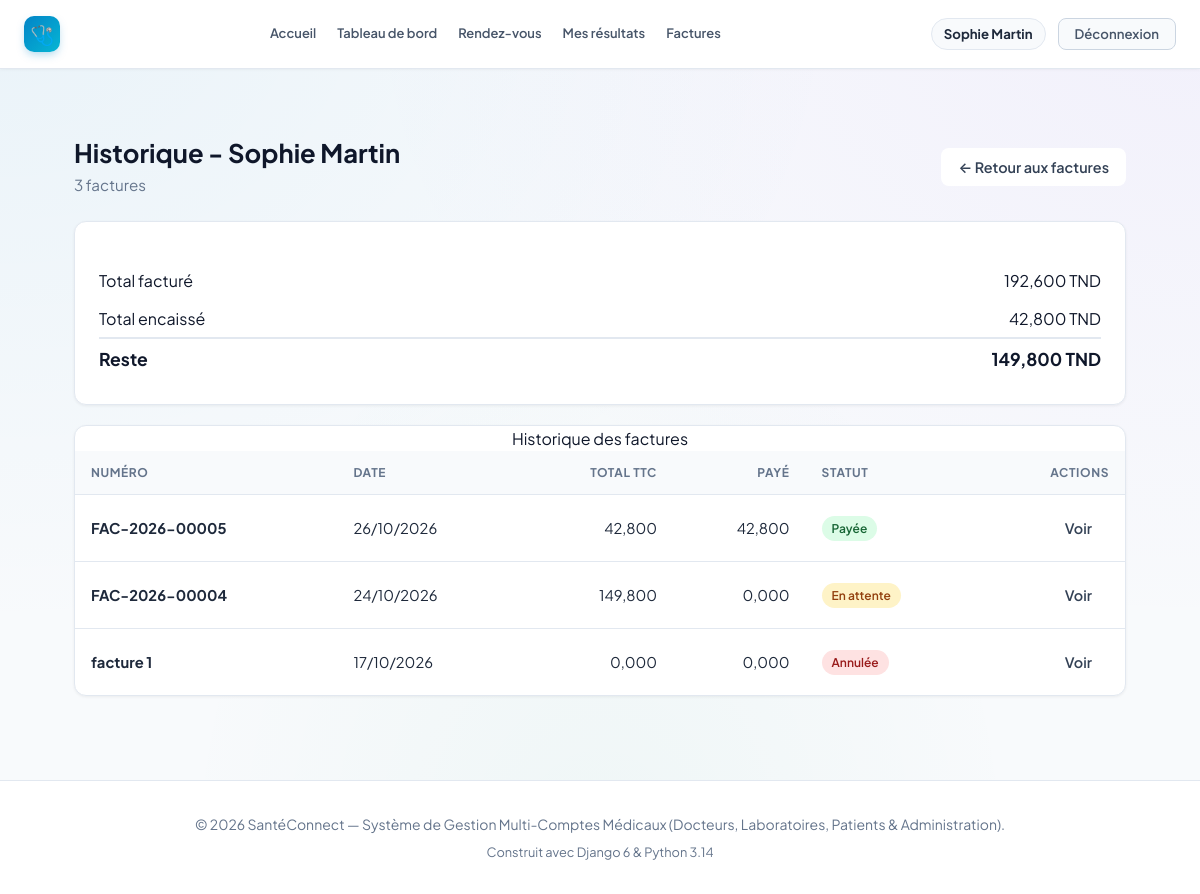
Screenshot of /billing/mon-historique/ (signed in) with the database file from the repository.
### accounts/models.py (models this page shows, shortened)
class User(AbstractUser):
    class Role(models.TextChoices):
        ADMIN = 'ADMIN', 'Administrateur'
        DOCTEUR = 'DOCTEUR', 'Médecin'
        LABORATOIRE = 'LABORATOIRE', 'Laborantin'
        PATIENT = 'PATIENT', 'Patient'
    role = models.CharField(
        max_length=20,
        choices=Role.choices,
        default=Role.PATIENT,
        verbose_name="Rôle utilisateur"
    )
    phone = models.CharField(max_length=25, blank=True, null=True, verbose_name="Téléphone")
    address = models.CharField(max_length=255, blank=True, null=True, verbose_name="Adresse")
    city = models.CharField(max_length=100, blank=True, null=True, verbose_name="Ville")
    is_verified = models.BooleanField(
        default=False,
        verbose_name="Compte certifié / validé",
        help_text="Coché par l'administrateur pour valider l'activité d'un docteur ou laboratoire."
    )
    objects = CustomUserManager()
    class Meta:
        verbose_name = "Utilisateur"
        verbose_name_plural = "Tous les Utilisateurs"
    @property
    def is_doctor(self):
        return self.role == self.Role.DOCTEUR
    @property
    def is_laboratory(self):
        return self.role == self.Role.LABORATOIRE
    @property
    def is_patient(self):
        return self.role == self.Role.PATIENT
    @property
    def is_admin_user(self):
        return self.role == self.Role.ADMIN or self.is_superuser

### billing/models.py (models this page shows, shortened)
class Facture(models.Model):
    class Statut(models.TextChoices):
        EN_ATTENTE = 'EN_ATTENTE', 'En attente'
        PARTIELLE = 'PARTIELLE', 'Partiellement payée'
        PAYEE = 'PAYEE', 'Payée'
        ANNULEE = 'ANNULEE', 'Annulée'
    numero = models.CharField("Numéro", max_length=20, unique=True, blank=True)
    patient = models.ForeignKey(settings.AUTH_USER_MODEL, on_delete=models.PROTECT,
                                related_name='factures_patient',
                                limit_choices_to={'role': 'PATIENT'})
    medecin = models.ForeignKey(settings.AUTH_USER_MODEL, on_delete=models.PROTECT,
                                related_name='factures_medecin', null=True, blank=True,
                                limit_choices_to={'role': 'DOCTEUR'})
    date_emission = models.DateField("Date d'émission", auto_now_add=True)
    statut = models.CharField("Statut", max_length=20,
                              choices=Statut.choices, default=Statut.EN_ATTENTE)
    remise = models.DecimalField("Remise", max_digits=12, decimal_places=3, default=0)
    tva = models.DecimalField("TVA (%)", max_digits=5, decimal_places=2, default=0)
    class Meta:
        ordering = ['-date_emission', '-id']
    @property
    def sous_total(self):
        return sum((l.total for l in self.lignes.all()), Decimal('0'))
    @property
    def total_ht(self):
        return max(self.sous_total - self.remise, Decimal('0'))
    @property
    def montant_tva(self):
        return (self.total_ht * self.tva / Decimal('100')).quantize(Decimal('0.001'))
    @property
    def total_ttc(self):
        return self.total_ht + self.montant_tva
    def total_paye(self):
        return sum((p.montant for p in self.paiements.all()), Decimal('0'))

class LigneFacture(models.Model):
    facture = models.ForeignKey(Facture, on_delete=models.CASCADE, related_name='lignes')
    tarif = models.ForeignKey(Tarif, on_delete=models.SET_NULL, null=True, blank=True)
    description = models.CharField("Description", max_length=200)
    reference = models.CharField("Référence", max_length=50, blank=True)
    quantite = models.PositiveIntegerField("Quantité", default=1)
    prix_unitaire = models.DecimalField("Prix unitaire", max_digits=12, decimal_places=3)
    @property
    def total(self):
        return self.quantite * self.prix_unitaire

class Paiement(models.Model):
    class Mode(models.TextChoices):
        ESPECES = 'ESPECES', 'Espèces'
        CARTE = 'CARTE', 'Carte bancaire'
        CHEQUE = 'CHEQUE', 'Chèque'
        VIREMENT = 'VIREMENT', 'Virement'
    facture = models.ForeignKey(Facture, on_delete=models.PROTECT, related_name='paiements')
    montant = models.DecimalField("Montant", max_digits=12, decimal_places=3,
                                  validators=[MinValueValidator(Decimal('0.001'))])
    mode = models.CharField("Mode", max_length=10, choices=Mode.choices, default=Mode.ESPECES)
    date_paiement = models.DateTimeField("Date", default=timezone.now)
    enregistre_par = models.ForeignKey(settings.AUTH_USER_MODEL, null=True, blank=True,
                                       on_delete=models.SET_NULL, related_name='+')
    class Meta:
        ordering = ['-date_paiement']

### billing/views.py (the view)
# urls.py: path('mon-historique/', views.patient_historique, name='mon_historique'),
@billing_access_required
def patient_historique(request, patient_id=None):
    if request.user.is_patient:
        if patient_id not in (None, request.user.pk):
            raise Http404
        patient = request.user
    else:
        patient = get_object_or_404(get_user_model(), pk=patient_id, role='PATIENT')
    factures = (factures_visibles(request.user)
                .filter(patient=patient).prefetch_related('lignes', 'paiements'))
    actives = [f for f in factures if f.statut != Facture.Statut.ANNULEE]
    total_facture = sum((f.total_ttc for f in actives), Decimal('0'))
    total_encaisse = sum((f.total_paye() for f in actives), Decimal('0'))
    return render(request, 'billing/patient_historique.html', {
        'patient': patient, 'factures': factures,
        'total_facture': total_facture, 'total_encaisse': total_encaisse,
        'total_reste': total_facture - total_encaisse,
    })

### billing/permissions.py (called while the page is built)
def role_required(test):
    def decorator(view):
        @wraps(view)
        def wrapper(request, *args, **kwargs):
            if not request.user.is_authenticated:
                return redirect_to_login(request.get_full_path())
            if not test(request.user):
                raise PermissionDenied
            return view(request, *args, **kwargs)
        return wrapper
    return decorator

def _is_billing_staff(u):
    return u.is_admin_user or (u.is_doctor and u.is_verified)

def _can_see_billing(u):
    return _is_billing_staff(u) or u.is_patient

def factures_visibles(user):
    from .models import Facture
    qs = Facture.objects.select_related('patient', 'medecin')
    if user.is_admin_user:
        return qs
    if user.is_doctor and user.is_verified:
        return qs.filter(medecin=user)
    if user.is_patient:
        return qs.filter(patient=user)
    return qs.none()

### billing/templates/billing/patient_historique.html
{% extends 'base.html' %}
{% load static %}
{% block extra_css %}<link rel="stylesheet" href="{% static 'billing/billing.css' %}">{% endblock %}
{% block content %}
<div class="container billing-page">
    <div class="page-header">
        <div>
            <h1>Historique - {{ patient.get_full_name|default:patient.username }}</h1>
            <p>{{ factures|length }} facture{{ factures|length|pluralize }}</p>
        </div>
        <a href="{% url 'facture_list' %}" class="btn btn-light">← Retour aux factures</a>
    </div>
    <div class="card" style="margin-bottom:20px;"><div class="card-body totals" style="max-width:100%;">
        <div><span>Total facturé</span><span>{{ total_facture|floatformat:3 }} TND</span></div>
        <div><span>Total encaissé</span><span>{{ total_encaisse|floatformat:3 }} TND</span></div>
        <div class="grand"><span>Reste</span><span>{{ total_reste|floatformat:3 }} TND</span></div>
    </div></div>
    <div class="card">
        <div class="table-wrap">
            <table>
                <caption class="sr-only">Historique des factures</caption>
                <thead>
                    <tr>
                        <th scope="col">Numéro</th><th scope="col">Date</th>
                        <th scope="col" class="text-right">Total TTC</th>
                        <th scope="col" class="text-right">Payé</th>
                        <th scope="col">Statut</th>
                        <th scope="col" class="text-right">Actions</th>
                    </tr>
                </thead>
                <tbody>
                    {% for f in factures %}
                    <tr>
                        <td><strong>{{ f.numero }}</strong></td>
                        <td>{{ f.date_emission|date:"d/m/Y" }}</td>
                        <td class="text-right">{{ f.total_ttc|floatformat:3 }}</td>
                        <td class="text-right">{{ f.total_paye|floatformat:3 }}</td>
                        <td><span class="badge badge-{{ f.statut|lower }}">{{ f.get_statut_display }}</span></td>
                        <td><div class="actions">
                            <a href="{% url 'facture_detail' f.pk %}" class="btn btn-light btn-sm"
                               aria-label="Voir la facture {{ f.numero }}">Voir</a>
                        </div></td>
                    </tr>
                    {% empty %}
                    <tr><td colspan="6" class="empty">Aucune facture pour ce patient.</td></tr>
                    {% endfor %}
                </tbody>
            </table>
        </div>
    </div>
</div>
{% endblock %}

### templates/base.html (shortened to what this page needs)
{% load static %}
<!doctype html>
<html lang="fr">
  <head>
    <link rel="stylesheet" href="{% static 'css/style.css' %}?v=20261022_1" />
    {% block extra_css %}{% endblock %}
  </head>
  <body>
    <nav class="navbar" id="main-navbar">
      <div class="container navbar-inner">
        <div class="navbar-brand-section">
          <a href="{% url 'home' %}" class="logo-brand" id="brand-logo-link">
            <span class="logo-icon">🩺</span>
          </a>
        </div>
        <div class="nav-links" id="main-nav-links">
          <a href="{% url 'home' %}" class="nav-item-link" id="nav-home"
            >Accueil</a
          >
          {% if user.is_authenticated %}
            <a href="{% url 'dashboard' %}" class="nav-item-link" id="nav-dashboard">Tableau de bord</a>
            {% if user.is_admin_user or user.is_doctor or user.is_patient %}
              <a href="{% url 'rendezvous:rdv_list' %}" class="nav-item-link" id="nav-rendezvous">Rendez-vous</a>
            {% endif %}
            {% if user.is_patient %}
              <a href="{% url 'laboratoire:mes_resultats' %}" class="nav-item-link" id="nav-patient-results">Mes résultats</a>
            {% endif %}
            {% if user.is_admin_user or user.is_patient or user.is_doctor and user.is_verified %}
              <a href="{% url 'facture_list' %}" class="nav-item-link" id="nav-factures">Factures</a>
            {% endif %}
          {% endif %}
        </div>
        <div class="navbar-user-actions" id="nav-user-actions">
          {% if user.is_authenticated %}
          <div class="nav-user-badge" id="nav-user-profile">
            <a
              href="{% url 'profile' %}"
              class="nav-user-name-link"
              id="nav-profile-edit"
              title="Mon profil"
              >{{ user.get_full_name|default:user.username }}</a
            >
          </div>
          <a
            href="{% url 'logout' %}"
            class="nav-logout-btn"
            id="btn-nav-logout"
            >Déconnexion</a
          >
          {% endif %}
        </div>
      </div>
    </nav>
    <main style="flex: 1; padding: 24px 0 60px">
      {% block content %}{% endblock %}
    </main>
    <footer class="footer">
      <div class="container">
        <p>
          © 2026 SantéConnect — Système de Gestion Multi-Comptes Médicaux
          (Docteurs, Laboratoires, Patients & Administration).
        </p>
        <p style="margin-top: 6px; font-size: 0.8rem; color: #64748b">
          Construit avec Django 6 & Python 3.14
        </p>
      </div>
    </footer>
  </body>
</html>

### billing/static/billing/billing.css (style rules this page uses)
.billing-page { --primary: #2563eb; --primary-dark: #1d4ed8; --danger: #dc2626; --success-bg: #dcfce7; --success-text: #166534; --muted: #64748b; --border: #e2e8f0; --bg-soft: #f8fafc; max-width: 1100px; margin: 0 auto; padding: 24px; font-family: inherit; }
.billing-page .page-header { display: flex; justify-content: space-between; align-items: center; margin-bottom: 24px; flex-wrap: wrap; gap: 12px; }
.billing-page .page-header h1 { margin: 0; font-size: 1.6rem; color: #0f172a; }
.billing-page .page-header p { margin: 4px 0 0; color: var(--muted); font-size: .95rem; }
.billing-page .btn { display: inline-flex; align-items: center; gap: 6px; padding: 9px 16px; border-radius: 8px; border: 1px solid transparent; font-size: .9rem; font-weight: 600; text-decoration: none; cursor: pointer; transition: all .15s ease; }
.btn-light { background: #fff; color: #334155; border-color: var(--border); }
.btn-sm { padding: 6px 12px; font-size: .8rem; }
.billing-page .card { background: #fff; border: 1px solid var(--border); border-radius: 12px; box-shadow: 0 1px 3px rgba(0,0,0,.06); overflow: hidden; }
.billing-page .card-body { padding: 24px; }
.billing-page .table-wrap { overflow-x: auto; }
.billing-page table { width: 100%; border-collapse: collapse; }
.billing-page th { background: var(--bg-soft); text-align: left; padding: 12px 16px; font-size: .75rem; text-transform: uppercase; letter-spacing: .05em; color: var(--muted); border-bottom: 1px solid var(--border); }
.billing-page td { padding: 14px 16px; border-bottom: 1px solid var(--border); font-size: .92rem; color: #1e293b; }
.billing-page tbody tr:last-child td { border-bottom: none; }
.billing-page .text-right { text-align: right; }
.billing-page .actions { display: flex; gap: 8px; justify-content: flex-end; }
.badge { display: inline-block; padding: 3px 10px; border-radius: 999px; font-size: .75rem; font-weight: 600; }
.badge-en_attente { background: #fef3c7; color: #92400e; }
.badge-payee { background: #dcfce7; color: #166534; }
.badge-annulee { background: #fee2e2; color: #991b1b; }
.billing-page .totals { margin-left: auto; max-width: 320px; margin-top: 16px; }
.billing-page .totals div { display: flex; justify-content: space-between; padding: 6px 0; }
.billing-page .totals .grand { border-top: 2px solid var(--border); font-weight: 700; font-size: 1.1rem; }

### rows the page displays
User: get_full_name "Sophie Martin"
Facture: numero "FAC-2026-00005", date_emission "26/10/2026", total_ttc "42,800", total_paye "42,800", statut "Payée"
Facture: numero "FAC-2026-00004", date_emission "24/10/2026", total_ttc "149,800", total_paye "0,000", statut "En attente"
Facture: numero "facture 1", date_emission "17/10/2026", total_ttc "0,000", total_paye "0,000", statut "Annulée"

### other values shown
{{ factures|length }} "3"
{{ total_facture|floatformat:3 }} "192,600"
{{ total_encaisse|floatformat:3 }} "42,800"
{{ total_reste|floatformat:3 }} "149,800"
